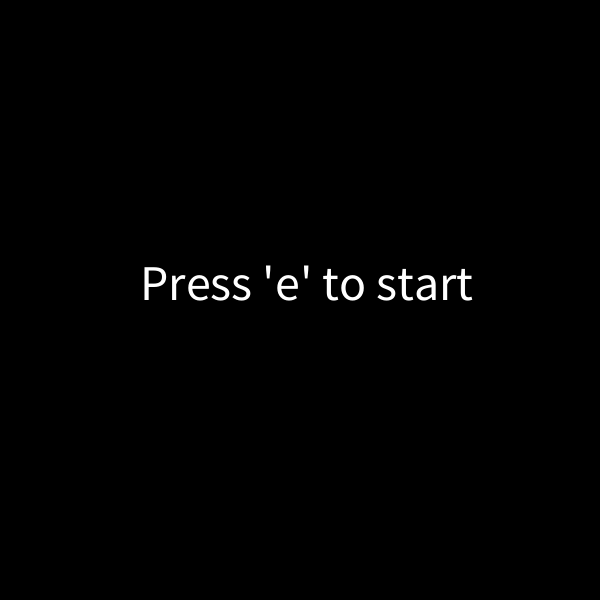
Frame 1 (no input)
Frame 60 (the mouse pressed at the canvas centre just before this capture): identical to frame 1, image omitted
Frame 120 (the mouse held since frame 60 and released just before this capture): identical to frame 1, image omitted

The Processing sketch that drew this single still picture (run headless with seeded random() and noise(); from frame 60 on, the mouse is pressed at the canvas centre):

// Processing sketch: BulletHellProject
// ── BulletHellProject.pde
Player p;
Bullets[] pairs;
//credit to an unnamed processing forum user for the logic behind detecting multiple keys
//https://forum.processing.org/two/discussion/22644/two-keys-pressed-three-keys-pressed-simultaneously.html
boolean[] keys;
boolean[] chambers;
boolean gameOn;
float[] storedY;
int pair;
Bullets finalShot;
int bullets;

void setup(){
  size(600,600);
  
  bullets = 5;
  pairs = new Bullets[bullets];
  pairs[0] = new Bullets();
  finalShot = new Bullets(false);
  chambers = new boolean[bullets];
  chambers[0] = true;
  for(int i = 1; i < chambers.length; i++){
    chambers[i] = false;
  }
  pair = 0;
  p = new Player();
  storedY = new float[bullets];
  gameOn = false;
  
  keys = new boolean[5];
  for(int i = 0; i < keys.length; i++){
    keys[i] = false;
  }
}

void draw(){
  background(0);
  if(gameOn){
    gamePlay();
  }
  else {
    reset();
  }
}
public void gamePlay(){
  for(int i = 0; i < chambers.length; i++){
    bulletStorm(i);
    if(pairs[i].hit(p)){
      for(int j = 0; j < chambers.length; j++){
        chambers[j] = false;
      }
      finalShot = pairs[i];
      gameOn = false;
    }
  }
  p.appear();
  p.respond(keys);
}

public void reset(){
  finalShot.appear();
  p.appear();
  textSize(50);
  fill(255);
  text("Press 'e' to start", 140,300, 0);
  if(keys[4] == true){
    p.reset();
    pairs[0] = new Bullets();
    for(int i = 1; i < pairs.length; i++){
      pairs[i] = new Bullets(false);
    }
    chambers[0] = true;
    for(int i = 1; i < chambers.length; i++){
      chambers[i] = false;
    }
    gameOn = true;
  }
}

public void bulletStorm(int b){
  if(chambers[b]){
    pairs[b].aim(storedY);
    if(pairs[b].telegraphed()){
      pairs[b].fire();
      if(pairs[b].fired()){
        storedY[b] = 0;
        chambers[b] = false;
      }
    }
  }
  else{
    pairs[b] = new Bullets();
    storedY[b] = pairs[b].getY();
    if(b != 0){
      if(pairs[b-1].tagTeam()){
        chambers[b] = true;
      }
    }
    else{
      if(pairs[pairs.length-1].tagTeam()){
        chambers[b] = true;
      }
    }
  }
}

void keyPressed(){
  if(key == 'a'){
    keys[0] = true;
  }
  if(key == 'd'){
    keys[1] = true;
  }
  if(key == 'w'){
    keys[2] = true;
  }
  if(key == 's'){
    keys[3] = true;
  }
  if(key == 'e'){
    keys[4] = true;
  }
}

void keyReleased(){
  if(key == 'a'){
    keys[0] = false;
  }
  if(key == 'd'){
    keys[1] = false;
  }
  if(key == 'w'){
    keys[2] = false;
    p.fallingReset();
  }
  if(key == 's'){
    keys[3] = false;
  }
  if(key == 'e'){
    keys[4] = false;
  }
}

// ── Bullets.pde
public class Bullets {
  
  float x1, y, x2, h, w;
  float beamW;
  int beamShade;
  float speedX;
  boolean gate;
  
  public Bullets(){
    w = 75;
    h = 30;
    x1 = -w;
    x2 = width;
    y = ((float)Math.random() * (height-100)) + 50;
    beamW = width;
    beamShade = 0;
    speedX = 15;
    gate = true;
  }
  
  public Bullets(boolean b){
    if(b == false){
      x1 = 0;
      x2 = 0;
      y = 0;
      w = 0;
      h = 0;
    }
  }
  
  public boolean correctY(float[] ys){
    if(gate){
      while((y >= ys[0] - h && y <= ys[0] + h) ||
         (y >= ys[1] - h && y <= ys[1] + h) ||
         (y >= ys[2] - h && y <= ys[2] + h) ||
         (y >= ys[3] - h && y <= ys[3] + h) ||
         (y >= ys[4] - h && y <= ys[4] + h)){
        y = ((float)Math.random() * (height-100)) + 50;
      }
      gate = false;
      return true;
    }
    else{
      return true;
    }
  }
  
  public void aim(float[] ys){
    if(beamShade < 255 && correctY(ys)){
      fill(beamShade, 0, 0);
      rect(0, y, beamW, h);
      beamShade += 2;
    }
  }
  
  public boolean telegraphed(){
    if(beamShade >= 255){
      return true;
    }
    return false;
  }
  
  public boolean tagTeam(){
    if(beamShade >= 75){
      return true;
    }
    return false;
  }
  
  public void fire(){
    x1 += speedX;
    x2 -= speedX;
    appear();
  }
  
  public boolean hit(Player p){
    if(((p.getX() > x1 && p.getX() + p.getSize() < x1 + w) ||
       (p.getX() + p.getSize() > x2 && p.getX() < x2 + w)) &&
       p.getY() + p.getSize() > y && p.getY() < y + h){
      return true;
    }
    else{
      return false;
    }
  }
  
  public void appear(){
    fill(255, 0, 255);
    rect(x1, y, w, h);
    rect(x2, y, w, h);
  }
  
  public boolean fired(){
    if(x1 >= width && x2 <= 0){
      return true;
    }
    return false;
  }
  
  public float getY(){
    return y;
  }
}

// ── Player.pde
public class Player {
  
  float x, y, size;
  float speedX1, speedX2, speedY1, speedY2, divingRate;
  
  public Player(){
    x = 600;
    y = 600;
    size = 25;
    speedX1 = 0;
    speedX2 = 0;
    speedY1 = 0;
    speedY2 = 0;
    divingRate = 0;
  }
  
  public void appear(){
    fill(100, 216, 230);
    rect(x, y, size, size);
    if(y >= height-(size/2) || y <= 0 + (size/2) ||
       x >= width - (size/2) || x <= 0 + (size/2)){
      gameOn = false;
    }
  }
  
  public void reset(){
    x = 300;
    y = 300;
    speedX1 = 0;
    speedY1 = 0;
    speedX2 = 0;
    speedY2 = 0;
    divingRate = 0;
  }
  
  public void fallingReset(){
    speedY2 = speedY1 * -0.3;
  }
  
  public float getX(){
    return x;
  }
  public float getY(){
    return y;
  }
  public float getSize(){
    return size;
  }
  
  public void respond(boolean[] k){
    if(k[0] == true){
      //move left
      if(speedX1 < 10){
        speedX1 += 1.2;
      }
      x -= speedX1;
    }
    if(keys[1] == true){
      //move right
      if(speedX2 < 10){
        speedX2 += 1.2;
      }
      x += speedX2;
    }
    if(keys[2] == true){
      //momentum change
      if(speedY2 > 0){
        speedY2 -= 0.1;
        y += speedY2;
      }
      else {
        speedY2 = 0;
      }
      //move up
      speedY1 += 1.2;
      y -= speedY1;
    }  
    if(keys[3] == true){
      //diving
      if(speedY2 < 10){
        speedY2 += 0.1;
      }
      if(divingRate < 10){
        divingRate += 1.2;
      }
      y += divingRate;
    }
    if(speedX1 > 0){
      //left x friction
      speedX1--;
      if(speedX1 < 0){
        speedX1 = 0;
      }
    }
    if(speedX2 > 0){
      //right x friction
      speedX2--;
      if(speedX2 < 0){
        speedX2 = 0;
      }
    }
    if(speedY1 > 0){
      //y speed friction
      speedY1 -= 1;
      if(speedY1 < 0){
        speedY1 = 0;
      }
    }
    if(keys[2] == false && keys[3] == false){
      //falling
      divingRate = 0;
      if(speedY2 < 10){
        speedY2 += 0.1;
      }
      y += speedY2;
    }
  }
  
}
